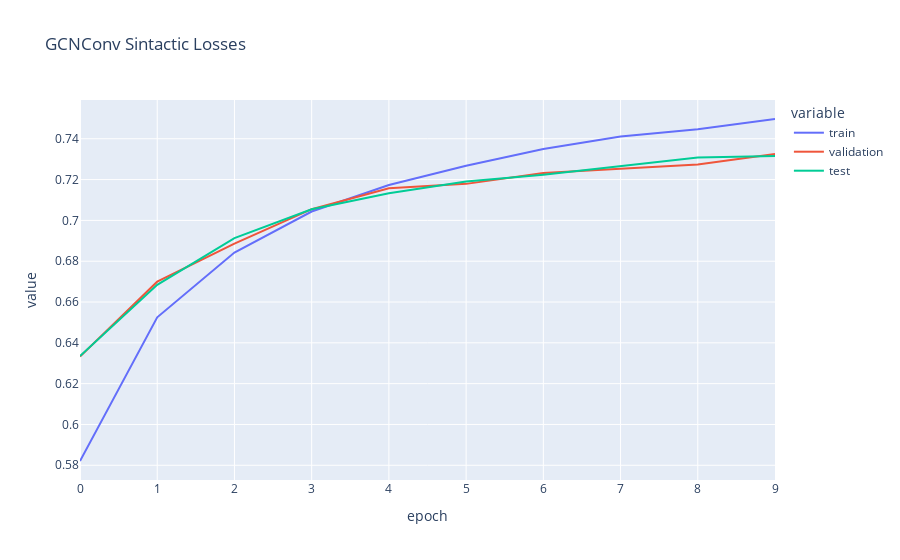

Notebook code for this chart:
### Markdown cell above
# 1 Capa

### Code cell
route = '/usrvol/results/1_layer_GCNConv/'
files = os.listdir(f'{route}')

train = []
val = []
test = []
for i in range(10):
    with open(f"{route}" + f"classification_report_train_epoch{i}.json" ) as f:
        dic = json.load(f)
        f1 = dic['weighted avg']['f1-score']
        train.append(f1)
    with open(f"{route}" + f"classification_report_dev_epoch{i}.json") as f:
        dic = json.load(f)
        f1 = dic['weighted avg']['f1-score']
        val.append(f1)
    with open(f"{route}" + f"classification_report_test_epoch{i}.json") as f:
        dic = json.load(f)
        f1 = dic['weighted avg']['f1-score']
        test.append(f1)

import plotly.express as px
import pandas as pd

# Creating a DataFrame with index as x-axis and values as y-axis
df_train = pd.DataFrame({
    'epoch': range(len(train)),
    'train': train,
    'validation': val,
    'test': test
})


# Plotting the DataFrame
fig = px.line(df_train, x='epoch', y=['train', 'validation', 'test'], title='GCNConv Sintactic Losses')
fig.show()

### Figure 1 — Plotly figure (JSON) as saved in the notebook; plotly's stock layout.template omitted (floating-point values rounded to 4 significant figures)
{"data": [{"hovertemplate": "variable=train<br>epoch=%{x}<br>value=%{y}<extra></extra>", "legendgroup": "train", "line": {"color": "#636efa", "dash": "solid"}, "marker": {"symbol": "circle"}, "mode": "lines", "name": "train", "orientation": "v", "showlegend": true, "type": "scatter", "x": [0, 1, 2, 3, 4, 5, 6, 7, 8, 9], "xaxis": "x", "y": [0.5821, 0.6525, 0.6842, 0.7043, 0.7173, 0.7268, 0.735, 0.7411, 0.7447, 0.7497], "yaxis": "y"}, {"hovertemplate": "variable=validation<br>epoch=%{x}<br>value=%{y}<extra></extra>", "legendgroup": "validation", "line": {"color": "#EF553B", "dash": "solid"}, "marker": {"symbol": "circle"}, "mode": "lines", "name": "validation", "orientation": "v", "showlegend": true, "type": "scatter", "x": [0, 1, 2, 3, 4, 5, 6, 7, 8, 9], "xaxis": "x", "y": [0.6333, 0.67, 0.6886, 0.7055, 0.7157, 0.7179, 0.7233, 0.7254, 0.7274, 0.7326], "yaxis": "y"}, {"hovertemplate": "variable=test<br>epoch=%{x}<br>value=%{y}<extra></extra>", "legendgroup": "test", "line": {"color": "#00cc96", "dash": "solid"}, "marker": {"symbol": "circle"}, "mode": "lines", "name": "test", "orientation": "v", "showlegend": true, "type": "scatter", "x": [0, 1, 2, 3, 4, 5, 6, 7, 8, 9], "xaxis": "x", "y": [0.6335, 0.6684, 0.6913, 0.7054, 0.7134, 0.719, 0.7224, 0.7264, 0.7308, 0.7316], "yaxis": "y"}], "layout": {"legend": {"title": {"text": "variable"}, "tracegroupgap": 0}, "title": {"text": "GCNConv Sintactic Losses"}, "xaxis": {"anchor": "y", "domain": [0, 1], "title": {"text": "epoch"}}, "yaxis": {"anchor": "x", "domain": [0, 1], "title": {"text": "value"}}}}
